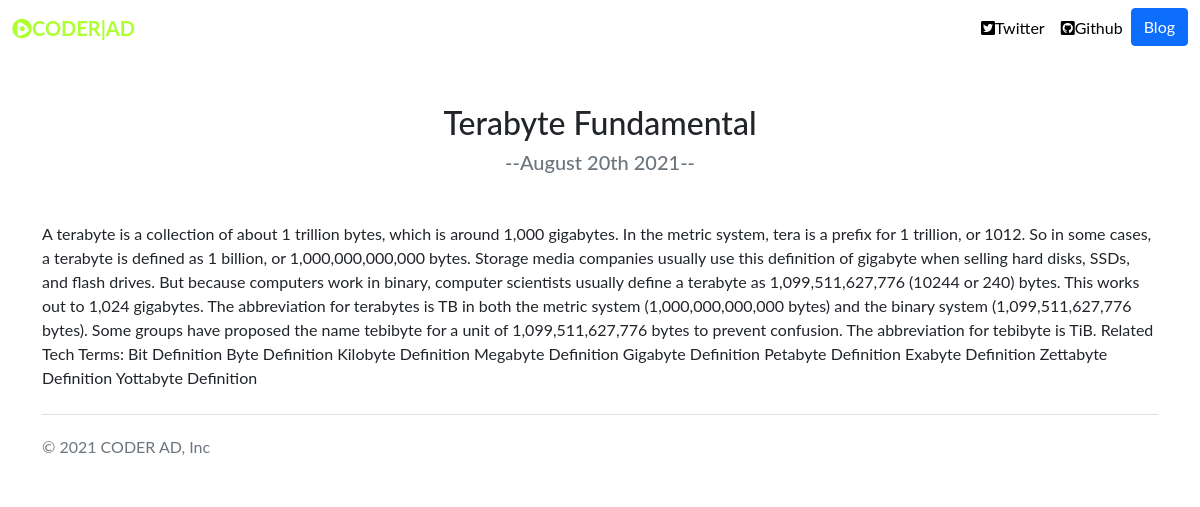
/blog/5/, run on the app's committed database.
### blog/models.py (models this page shows, shortened)
class Blog(models.Model):
    title       = models.CharField(max_length=250)
    discription = models.TextField()
    date        = models.DateField()

### blog/views.py (the view)
# urls.py: path('<int:blog_id>/',views.detail,name='detail')
def detail(request,blog_id):
    blogs = get_object_or_404(Blog,pk=blog_id)
    return render(request, 'blog/detail.html',{'blogs':blogs})

### blog/templates/blog/detail.html
{% extends 'personel/base.html' %}
{% block content %}
<div class="container">
    <h2 class="text-center mt-5">{{blogs.title}}</h2>
    <h5 class="text-center text-muted mb-5">--{{blogs.date|date:'F jS Y'}}--</h5>
    {{blogs.discription|safe}}
</div>
{% endblock %}

### personel_portfolio/static/css/styles.css (style rules this page uses)
body { font-family: 'Lato', sans-serif; }

### data on the page
Blog: title "Terabyte Fundamental", date "August 20th 2021", discription "A terabyte is a collection of about 1 trillion bytes, which is around 1,000 gigabytes. In the metric system, tera is a prefix for 1 trillion, or 1012. So in some cases, a terabyte is defined as 1 billion, or 1,000,000,000,000 bytes. Storage media companies usually use this definition of gigabyte when selling hard disks, SSDs, and flash drives. But because computers work in binary, computer scientists usually define a terabyte as 1,099,511,627,776 (10244 or 240) bytes. This works out to 1,024 gigabytes. The abbreviation for terabytes is TB in both the metric system (1,000,000,000,000 bytes) and the binary system (1,099,511,627,776 bytes). Some groups have proposed the name tebibyte for a…"
